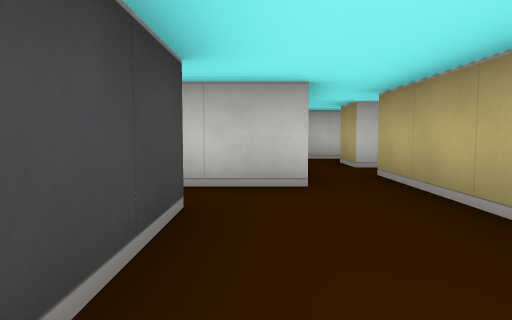
View 1 (above)

17 first-person views from a walk through a cub3D maze. The camera is about half as high as the walls, tilts 4° down and sees 70° across. The floor is counted in squares. Each view is taken from the middle of a square. On the plan, view 1 faces up. The plan holds only what a view shows up to about 9 squares ahead; the rest is blank.

View 2
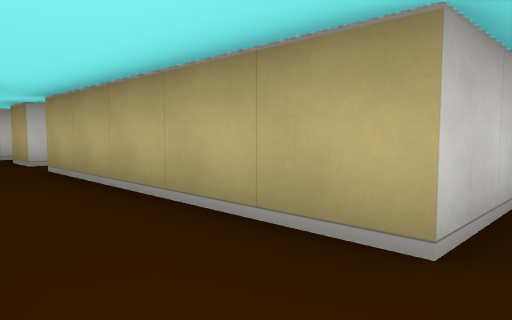

View 3
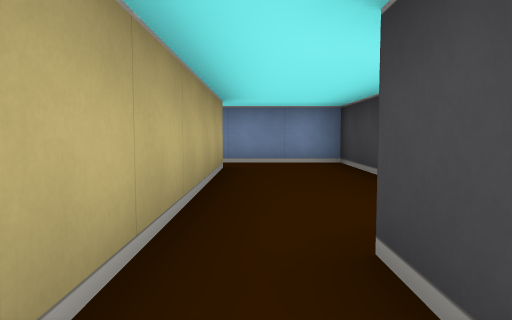

View 4
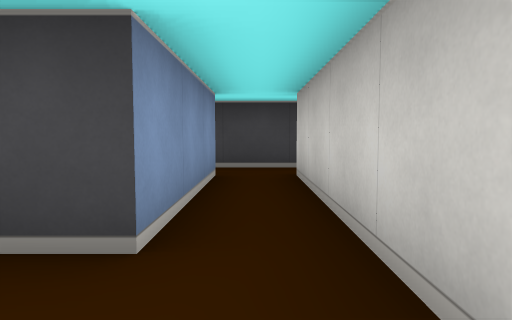

View 5
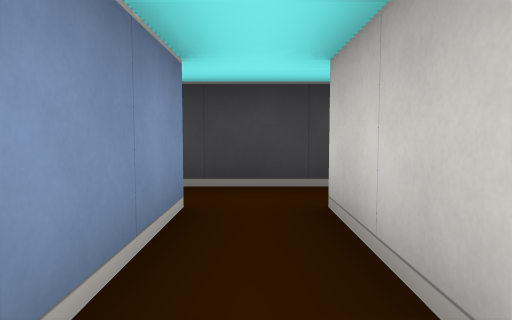

View 6
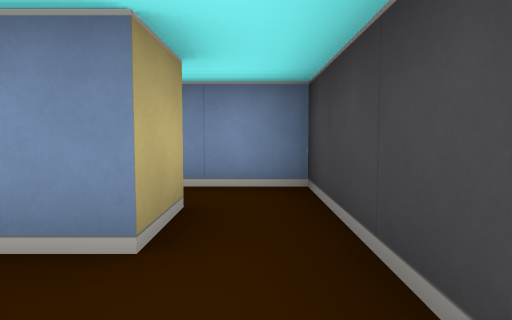

View 7
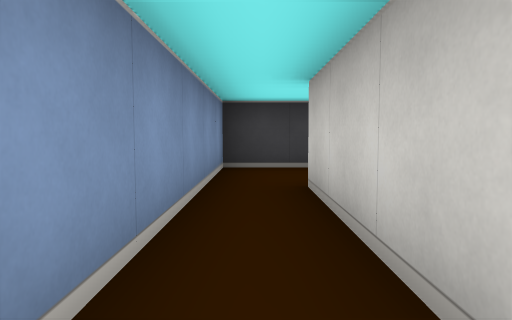

View 8
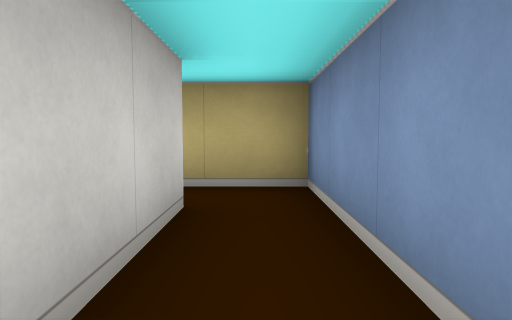

View 9
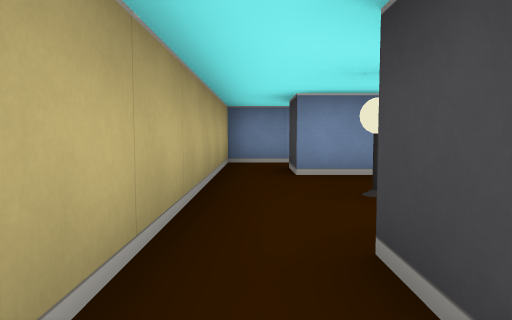

View 10
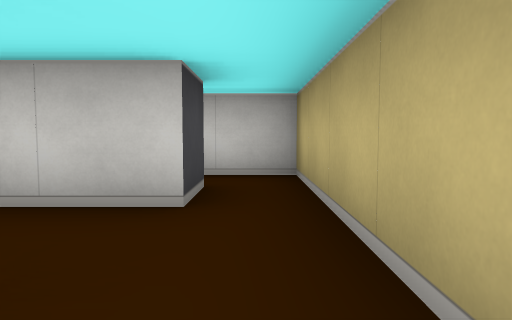

View 11
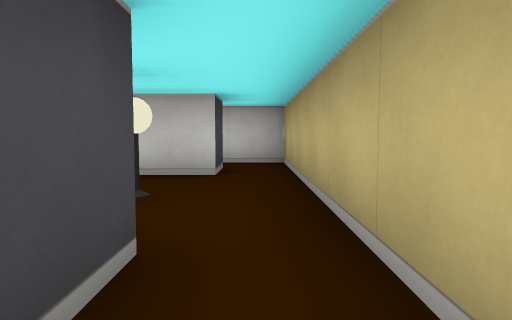

View 12
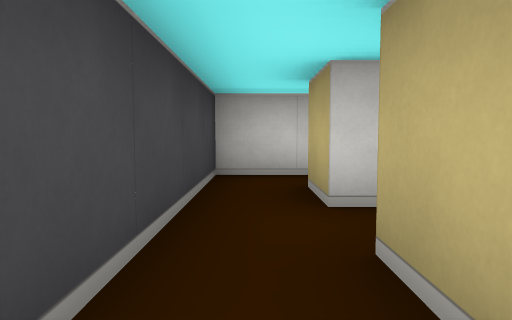

View 13
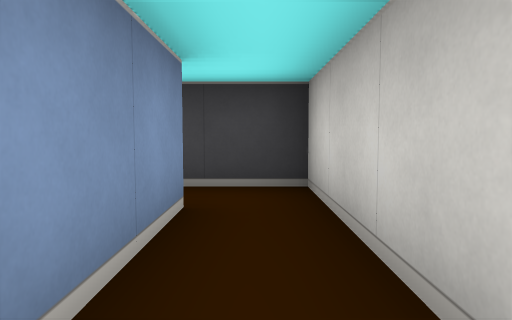

View 14
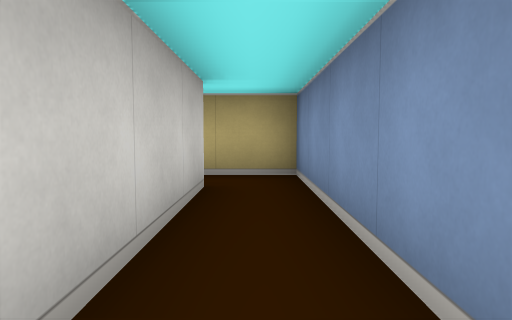

View 15
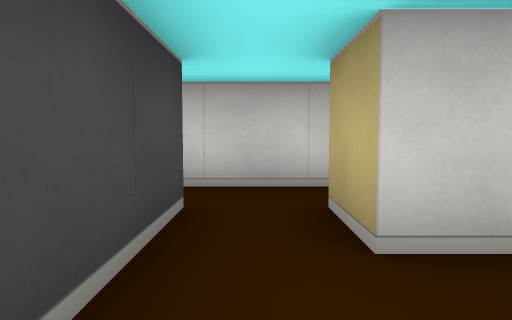

View 16
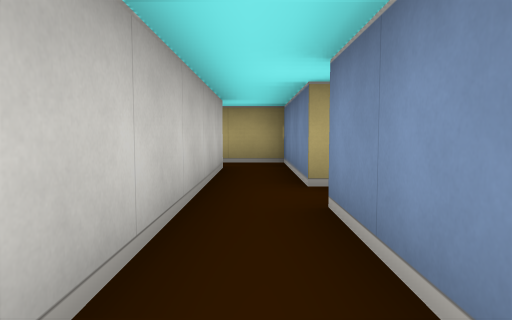

View 17
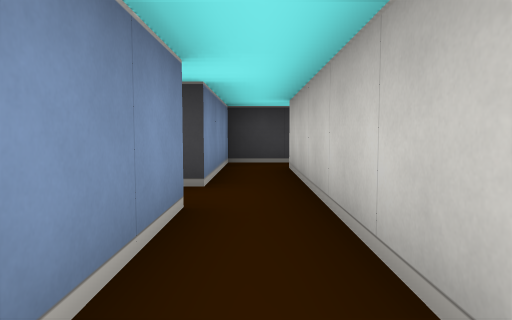

### Floor plan
Points are (right, up) in squares from view 1. A wall is a line through its corners. A room is listed if a view was taken in it or the views show most of it. See-through windows are left out.
Room 1 (views 1, 2, 4, 5, 6, 7, 8, 11, 12, 15)
walls: (-3.5, 1.5) (-3.5, 2.5) (-0.5, 2.5) (-0.5, -1.5) (5.5, -1.5) (5.5, 0.5); (0.5, 4.5) (0.5, 3.5) (-3.5, 3.5) (-3.5, 4.5); (4.5, 0.5) (4.5, -0.5) (1.5, -0.5) (1.5, 4.5); (-4.5, 4.5) (-4.5, 1.5)
ways out: opening at (1, 4) to room 2; opening at (5, 0) to room 3; opening at (-4, 4) to room 7; opening at (-4, 2) to room 8
Room 2 (views 3, 9)
walls: (1.5, 5.4) (1.5, 6.5); (5.5, 4.5) (5.5, 5.5) (4.2, 5.5); (0.5, 6.5) (0.5, 4.5)
ways out: opening at (1, 4) to room 1; opening at (5, 4) to room 3; opening at (1, 6) to room 4
Room 3 (view 10)
walls: (3.5, 0.5) (4.5, 0.5); (5.5, 0.5) (5.5, 4.5); (4.5, 4.5) (4.5, 3.5) (3.1, 3.5)
ways out: opening at (5, 0) to room 1; opening at (5, 4) to room 2
objects: lamp (4, 2)
Room 4 (views 13, 14)
walls: (1.5, 6.5) (5.5, 6.5) (5.5, 7.8); (4.5, 7.5) (0.5, 7.5) (0.5, 6.5)
ways out: opening at (1, 6) to room 2; opening at (5, 8)
Room 5 (view 16)
walls: (-7.5, 5.6) (-7.5, 4.5) (-6.5, 4.5)
ways out: opening at (-5.5, 5) to room 7
Room 6 (view 17)
walls: (-1.5, 5.5) (-3.5, 5.5); (-3.5, 4.5) (-0.5, 4.5) (-0.5, 5.6)
ways out: opening at (-2.5, 5) to room 7
Room 7 (no view inside)
walls: (-6.5, 4.5) (-4.5, 4.5); (-3.5, 5.5) (-6.5, 5.5)
ways out: opening at (-4, 4) to room 1; opening at (-5.5, 5) to room 5; opening at (-2.5, 5) to room 6
Room 8 (no view inside)
walls: (-4.5, 1.5) (-4.5, 0.5) (-3.2, 0.5)
ways out: opening at (-4, 2) to room 1; opening at (-3, 1)

Positions as (right, up) in squares from view 1, and headings:
1: (0, 0), facing up
2: (0, -1), facing up-right
3: (1, 5), facing down
4: (1, 3), facing left
5: (-1, 3), facing left
6: (-4, 4), facing down
7: (5, -1), facing left
8: (2, -1), facing right
9: (5, 5), facing down
10: (5, 1), facing up
11: (5, -1), facing up
12: (1, 3), facing up
13: (4, 7), facing left
14: (1, 7), facing right
15: (-4, 2), facing up
16: (-7, 5), facing right
17: (-1, 5), facing left
